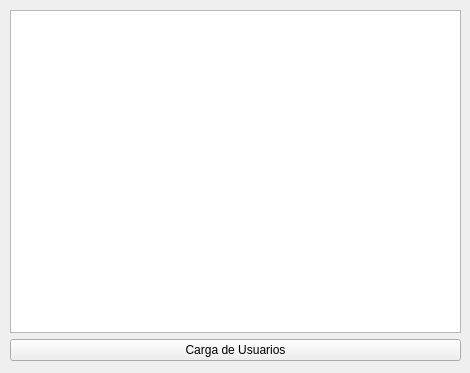
<?xml version="1.0" encoding="UTF-8"?>
<ui version="4.0">
 <class>MainWindow</class>
 <widget class="QMainWindow" name="MainWindow">
  <property name="geometry">
   <rect>
    <x>0</x>
    <y>0</y>
    <width>470</width>
    <height>373</height>
   </rect>
  </property>
  <property name="windowTitle">
   <string>MainWindow</string>
  </property>
  <widget class="QWidget" name="centralwidget">
   <widget class="QWidget" name="verticalLayoutWidget">
    <property name="geometry">
     <rect>
      <x>10</x>
      <y>10</y>
      <width>451</width>
      <height>351</height>
     </rect>
    </property>
    <layout class="QVBoxLayout" name="verticalLayout">
     <item>
      <widget class="QTableWidget" name="tabla"/>
     </item>
     <item>
      <widget class="QPushButton" name="btn_carga">
       <property name="text">
        <string>Carga de Usuarios</string>
       </property>
      </widget>
     </item>
    </layout>
   </widget>
  </widget>
 </widget>
 <resources/>
 <connections/>
</ui>
